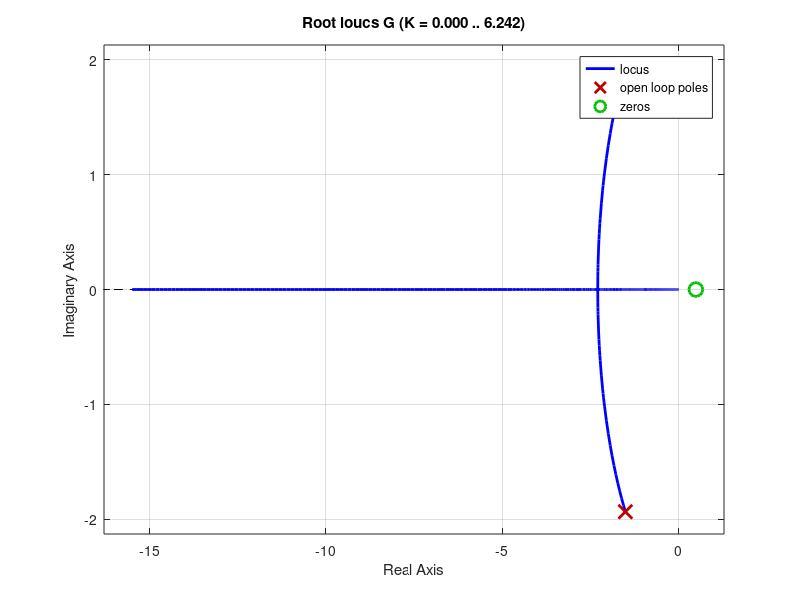
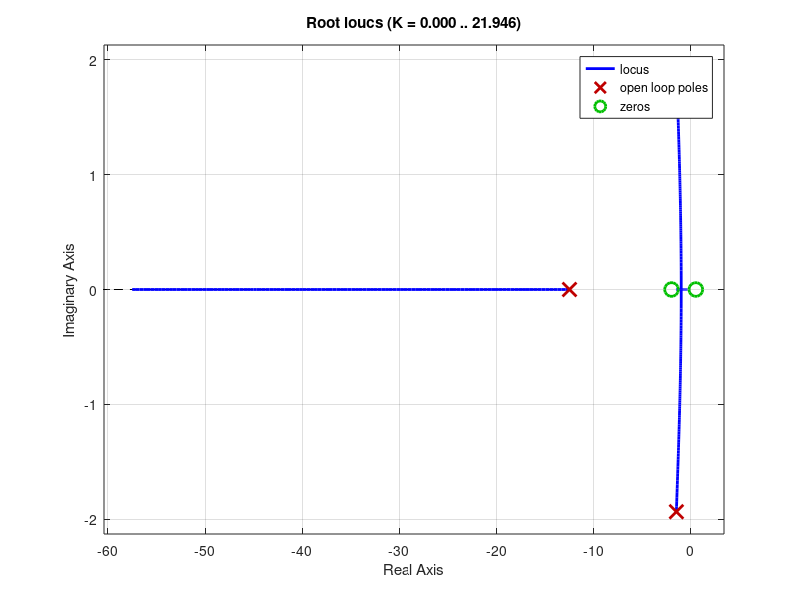
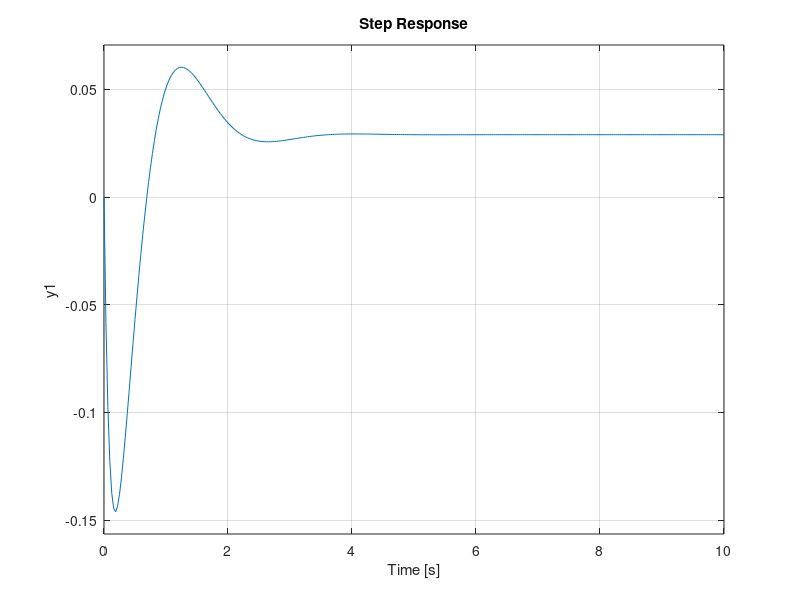

Here is the MATLAB script that generated these plots, in order: (Note: this script raises an error after producing the figures.)
P=1;%PM7.4 del DORF 
num=[1+P -P]; 
den=[1 3 6]; 
G=tf(num,den);
figure(1);
rlocus(G)

T1=1/2; %Cero 
T2=1/5;%Polo 
alfa=T2/T1;%Da entre 0 y 1 
Kc=1; % K del rlocus(G) 
C=tf(Kc*[1 1/T1],[1 1/(alfa*T2)]);  
figure(2);
rlocus(C*G)

Kp = 1; 
Ki = 1;
C2= tf([Kp Ki,1 0]);
FLC=feedback(-1.12*C*G,1); % 


roots(FLC.Den{1})  
figure(3);
step(FLC,10)

figure(4);
bode(.3*C2*C*G) 